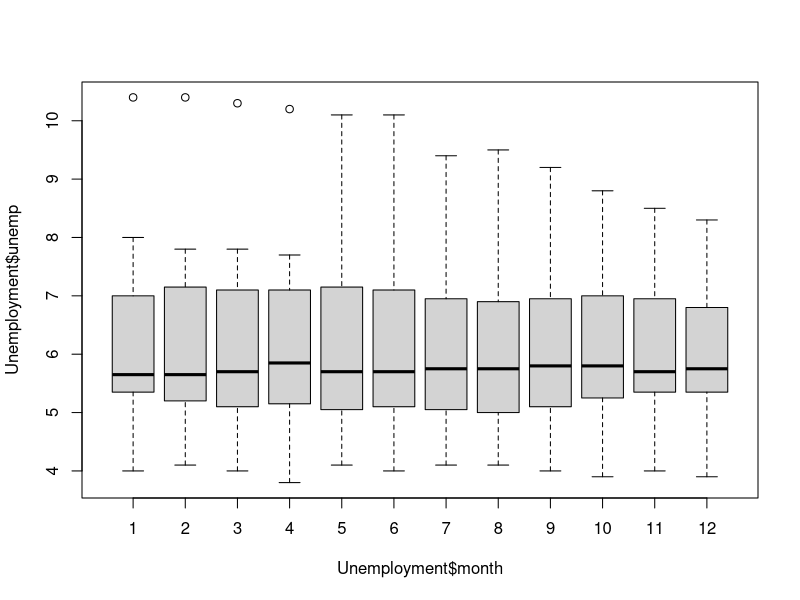
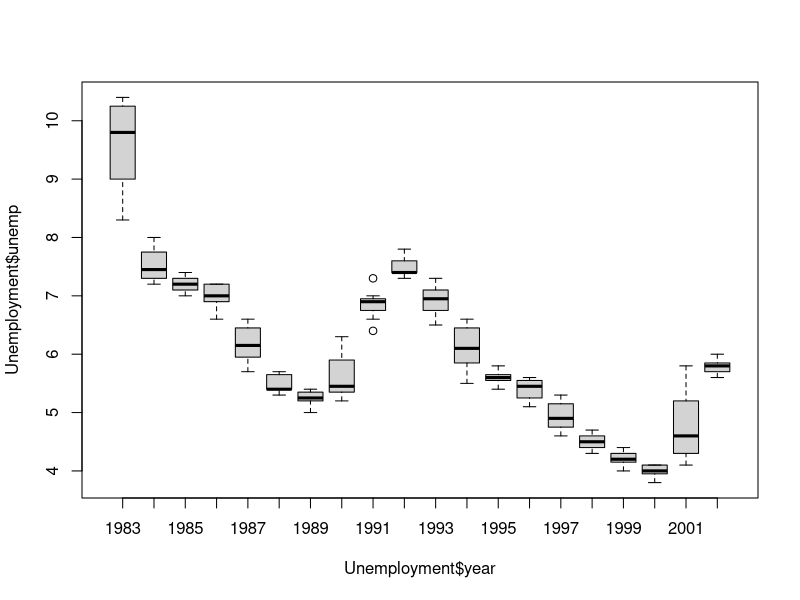
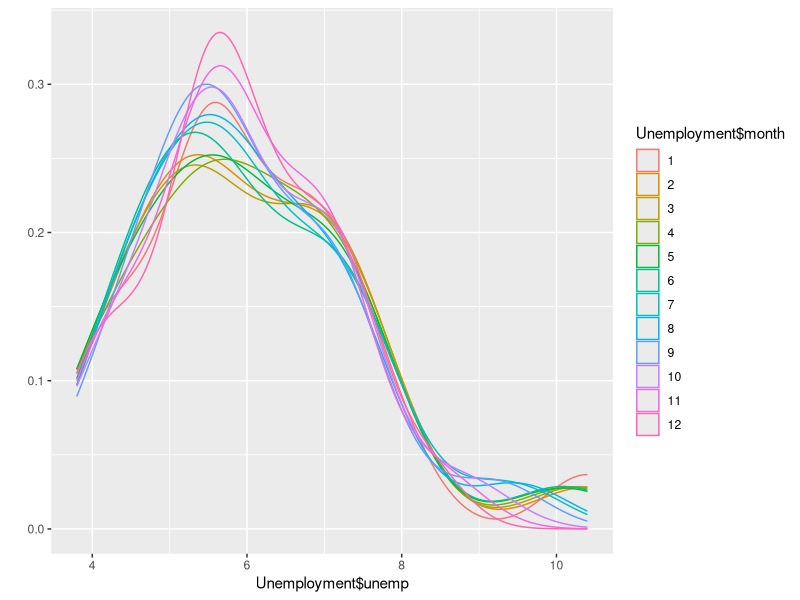
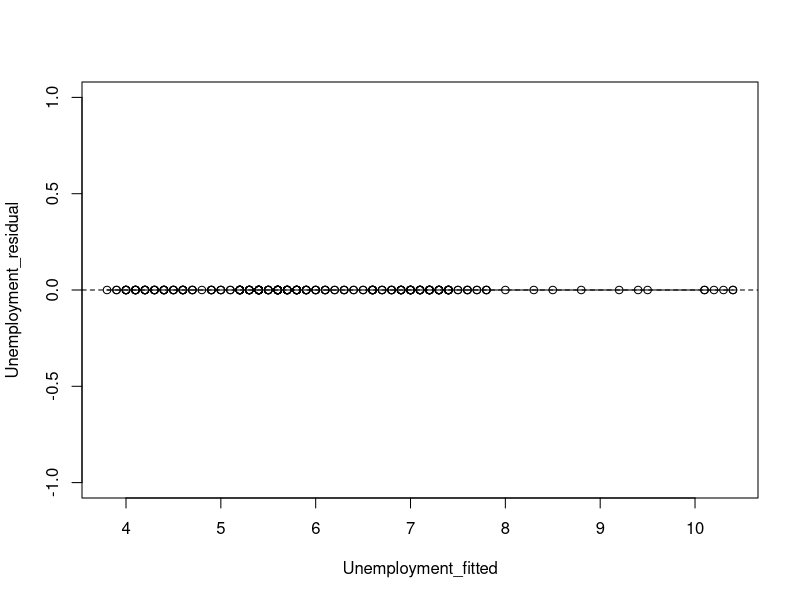

Recreate these plots in R, in order. (Note: this script raises an error after producing the figures.)
require(haven)
require(labelled)
require(ggplot2)
require(psych)
require(data.table)

setwd("~/Rscripts/annova")

Unemployment <- read_sav("datafiles/unemployment.sav")

# convert list to data table
Unemployment.table <- data.table(Unemployment)

# Identity the factor and convert the data type to be a factor, else aov won't give correct results.
Unemployment$month = to_factor(Unemployment$month)
Unemployment$year = to_factor(Unemployment$year)


# Plot the boxplot by individual factor
boxplot(Unemployment$unemp ~ Unemployment$month)
boxplot(Unemployment$unemp ~ Unemployment$year)

# Super imposed denisty plot by factor
qplot(Unemployment$unemp, colour=Unemployment$month, data=Unemployment, geom="density")

# Get the descritives table by each group
describeBy(Unemployment$unemp, Unemployment$month)
describeBy(Unemployment$unemp, Unemployment$year)

# Get the annova table
Unemployment_lm <- lm(Unemployment$unemp ~ Unemployment$month + Unemployment$year + Unemployment$month:Unemployment$year, data = Unemployment)
Unemployment_lm_summary = summary(Unemployment_lm)
Unemployment_lm_summary
if (Unemployment_lm_summary$r.squared < 0.5)
{
  print("R- squared value is very less, which means using analysis of variance will not help here")
}

Unemployment_aov <- aov(Unemployment_lm)
summary(Unemployment_aov)
Unemployment_residual = residuals(Unemployment_aov)
Unemployment_fitted = fitted(Unemployment_aov)

# Get the residual vs fitted plot i.e. check how close are observed values to fitted values
# http://blog.minitab.com/blog/adventures-in-statistics/regression-analysis-how-do-i-interpret-r-squared-and-assess-the-goodness-of-fit
plot(Unemployment_fitted, Unemployment_residual)
abline(h=0, lty=2)
lines(smooth.spline(Unemployment_fitted, Unemployment_residual))

#Box plot across multiple factors
#boxplot(Unemployment$unemp ~ Unemployment$month * Unemployment$year, data = Unemployment)
#boxplot(Unemployment_residual ~ Unemployment$month * Unemployment$year, data = Unemployment)

# Now run tukey's range test to analyze variations in means across individual groups
tk <- TukeyHSD(Unemployment_aov)

# List the tukey's table
tk

# Plot to see variations in the means for each group pair
plot(tk)

# Get the means plot
plot.design(Unemployment)

# Get the interaction plot
interaction.plot(Unemployment$year, Unemployment$month, Unemployment$unemp, col=2:50, lty=1)
interaction.plot(Unemployment$month, Unemployment$year, Unemployment$unemp, col=2:14, lty=1)
